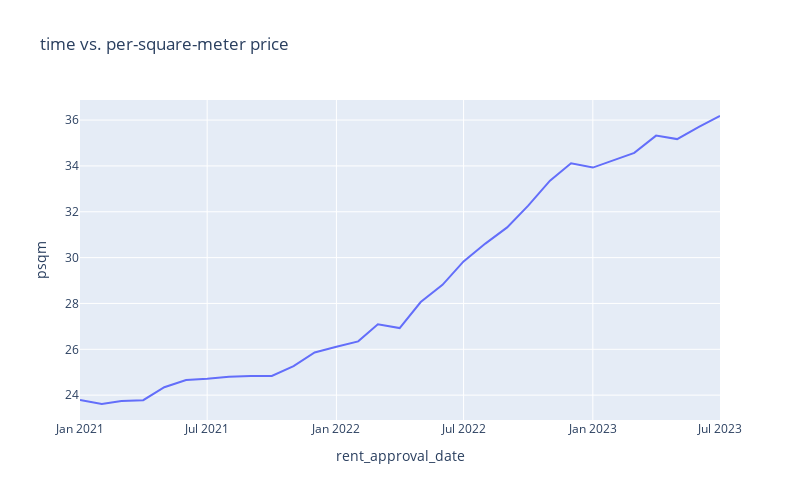

The notebook cell this image was saved under:
### Code cell
trained_df_group_avg.plot.line(x='rent_approval_date', y='psqm', title='time vs. per-square-meter price', width=800, height=500)

### Figure 1 — Plotly figure (JSON) as saved in the notebook; plotly's stock layout.template omitted (floating-point values rounded to 4 significant figures)
{"data": [{"hovertemplate": "rent_approval_date=%{x}<br>psqm=%{y}<extra></extra>", "legendgroup": "", "line": {"color": "#636efa", "dash": "solid"}, "marker": {"symbol": "circle"}, "mode": "lines", "name": "", "orientation": "v", "showlegend": false, "type": "scatter", "x": ["2021-01", "2021-02", "2021-03", "2021-04", "2021-05", "2021-06", "2021-07", "2021-08", "2021-09", "2021-10", "2021-11", "2021-12", "2022-01", "2022-02", "2022-03", "2022-04", "2022-05", "2022-06", "2022-07", "2022-08", "2022-09", "2022-10", "2022-11", "2022-12", "2023-01", "2023-02", "2023-03", "2023-04", "2023-05", "2023-06", "2023-07"], "xaxis": "x", "y": [23.78, 23.61, 23.75, 23.78, 24.35, 24.66, 24.72, 24.8, 24.83, 24.84, 25.27, 25.86, 26.11, 26.35, 27.09, 26.92, 28.06, 28.81, 29.83, 30.61, 31.32, 32.27, 33.36, 34.12, 33.93, 34.27, 34.57, 35.32, 35.17, 35.7, 36.18], "yaxis": "y"}], "layout": {"height": 500, "legend": {"tracegroupgap": 0}, "title": {"text": "time vs. per-square-meter price"}, "width": 800, "xaxis": {"anchor": "y", "domain": [0, 1], "title": {"text": "rent_approval_date"}}, "yaxis": {"anchor": "x", "domain": [0, 1], "title": {"text": "psqm"}}}}
